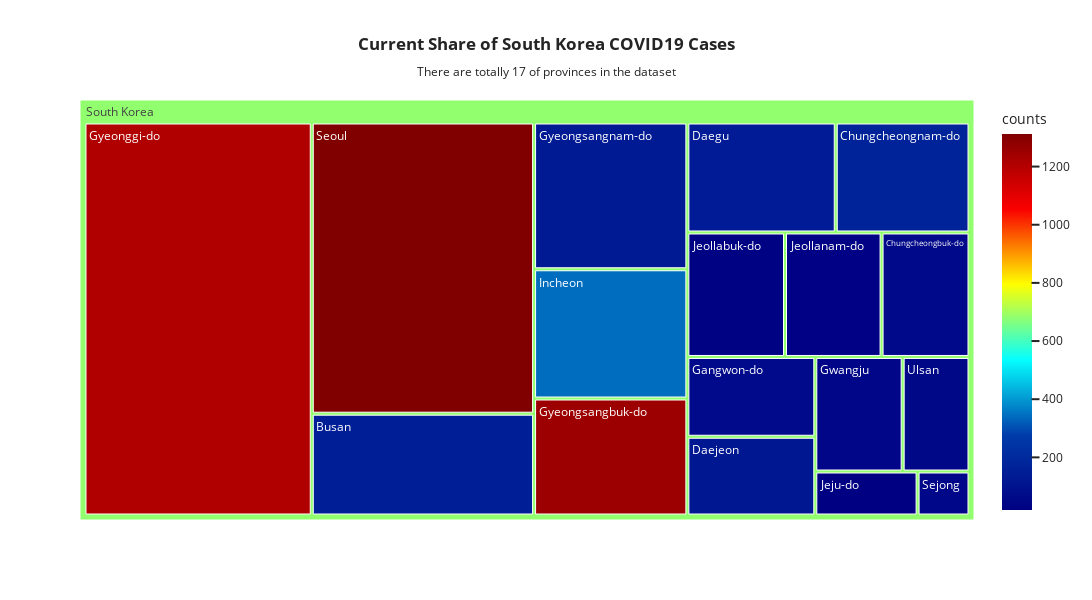

Source (notebook cell):
### Markdown cell above
<font color='yellow' size = 4>
# One city jumped out, Gyeongsan-si under Gyeongsangbuk-do province<br>
# This could just mean that there are more population there<br>
# Unfortunately I haven't been able to find population by city in South Korea<br>
# 'counts' is encoded with both the size of the rectangle and the color<br>
# So I have to do that by provinces, even that was collected/keyed manually

### Code cell
df_grouped_by_province = df.groupby(by=['province']).agg({'patient_id':'count', 'province_population_in_M':'mean'}).reset_index().rename(columns = {'patient_id':'counts'})
# Again, to provide a level at the top (single root node)
df_grouped_by_province['Country'] = 'South Korea'

title_msg = "<b>Current Share of South Korea COVID19 Cases</b><br><sub>There are totally 17 of provinces in the dataset</sub><br>"
fig = px.treemap(df_grouped_by_province, path=['Country', 'province'], values = 'province_population_in_M', color = 'counts',
                color_continuous_scale='Jet', title = title_msg)
fig.update_layout(width=1200, height = 600, template='seaborn')
fig.show()

### Figure 1 — Plotly figure (JSON) as saved in the notebook; plotly's stock layout.template omitted (floating-point values rounded to 4 significant figures)
{"data": [{"branchvalues": "total", "customdata": [[151], [56], [168], [137], [119], [63], [44], [1208], [1251], [133], [343], [19], [27], [25], [51], [1312], [55], [682.3]], "domain": {"x": [0, 1], "y": [0, 1]}, "hovertemplate": "labels=%{label}<br>province_population_in_M=%{value}<br>parent=%{parent}<br>id=%{id}<br>counts=%{color}<extra></extra>", "ids": ["South Korea/Busan", "South Korea/Chungcheongbuk-do", "South Korea/Chungcheongnam-do", "South Korea/Daegu", "South Korea/Daejeon", "South Korea/Gangwon-do", "South Korea/Gwangju", "South Korea/Gyeonggi-do", "South Korea/Gyeongsangbuk-do", "South Korea/Gyeongsangnam-do", "South Korea/Incheon", "South Korea/Jeju-do", "South Korea/Jeollabuk-do", "South Korea/Jeollanam-do", "South Korea/Sejong", "South Korea/Seoul", "South Korea/Ulsan", "South Korea"], "labels": ["Busan", "Chungcheongbuk-do", "Chungcheongnam-do", "Daegu", "Daejeon", "Gangwon-do", "Gwangju", "Gyeonggi-do", "Gyeongsangbuk-do", "Gyeongsangnam-do", "Incheon", "Jeju-do", "Jeollabuk-do", "Jeollanam-do", "Sejong", "Seoul", "Ulsan", "South Korea"], "marker": {"coloraxis": "coloraxis", "colors": [151, 56, 168, 137, 119, 63, 44, 1208, 1251, 133, 343, 19, 27, 25, 51, 1312, 55, 682.3]}, "name": "", "parents": ["South Korea", "South Korea", "South Korea", "South Korea", "South Korea", "South Korea", "South Korea", "South Korea", "South Korea", "South Korea", "South Korea", "South Korea", "South Korea", "South Korea", "South Korea", "South Korea", "South Korea", ""], "type": "treemap", "values": [3.37, 1.63, 2.19, 2.43, 1.5, 1.52, 1.49, 13.3, 2.67, 3.35, 2.95, 0.67, 1.81, 1.79, 0.34, 9.64, 1.14, 51.79]}], "layout": {"coloraxis": {"colorbar": {"title": {"text": "counts"}}, "colorscale": [[0, "rgb(0,0,131)"], [0.2, "rgb(0,60,170)"], [0.4, "rgb(5,255,255)"], [0.6, "rgb(255,255,0)"], [0.8, "rgb(250,0,0)"], [1, "rgb(128,0,0)"]]}, "height": 600, "legend": {"tracegroupgap": 0}, "title": {"text": "<b>Current Share of South Korea COVID19 Cases</b><br><sub>There are totally 17 of provinces in the dataset</sub><br>"}, "width": 1200}}
